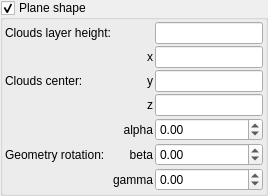
               <widget class="MyGroupBox" name="groupCheck_clouds_plane_shape">
                <property name="toolTip">
                 <string>&lt;html&gt;&lt;head/&gt;&lt;body&gt;&lt;p&gt;Enable planar cloud layer. Constrains clouds to a band around a rotated plane with a soft vertical falloff. &lt;/p&gt;&lt;p&gt;Use Height to set layer thickness, and Center/Rotation to position and tilt the layer. &lt;/p&gt;&lt;p&gt;Useful for horizon-like cloud sheets and can speed up rendering by limiting the cloud volume.&lt;/p&gt;&lt;/body&gt;&lt;/html&gt;</string>
                </property>
                <property name="title">
                 <string>Plane shape</string>
                </property>
                <property name="checkable">
                 <bool>true</bool>
                </property>
                <layout class="QVBoxLayout" name="verticalLayout_7" stretch="0">
                 <property name="spacing">
                  <number>2</number>
                 </property>
                 <property name="leftMargin">
                  <number>2</number>
                 </property>
                 <property name="topMargin">
                  <number>2</number>
                 </property>
                 <property name="rightMargin">
                  <number>2</number>
                 </property>
                 <property name="bottomMargin">
                  <number>2</number>
                 </property>
                 <item>
                  <layout class="QGridLayout" name="gridLayout_20">
                   <property name="spacing">
                    <number>2</number>
                   </property>
                   <item row="4" column="1">
                    <widget class="QLabel" name="label_121">
                     <property name="text">
                      <string>alpha</string>
                     </property>
                     <property name="alignment">
                      <set>Qt::AlignRight|Qt::AlignTrailing|Qt::AlignVCenter</set>
                     </property>
                    </widget>
                   </item>
                   <item row="6" column="2">
                    <widget class="MyDoubleSpinBox" name="spinboxd3_clouds_rotation_z">
                     <property name="sizePolicy">
                      <sizepolicy hsizetype="Minimum" vsizetype="Maximum">
                       <horstretch>0</horstretch>
                       <verstretch>0</verstretch>
                      </sizepolicy>
                     </property>
                     <property name="accelerated">
                      <bool>true</bool>
                     </property>
                     <property name="prefix">
                      <string></string>
                     </property>
                     <property name="suffix">
                      <string></string>
                     </property>
                     <property name="decimals">
                      <number>2</number>
                     </property>
                     <property name="minimum">
                      <double>-180.000000000000000</double>
                     </property>
                     <property name="maximum">
                      <double>180.000000000000000</double>
                     </property>
                     <property name="singleStep">
                      <double>1.000000000000000</double>
                     </property>
                    </widget>
                   </item>
                   <item row="1" column="0" rowspan="3">
                    <widget class="QLabel" name="label_116">
                     <property name="text">
                      <string>Clouds center:</string>
                     </property>
                    </widget>
                   </item>
                   <item row="3" column="2">
                    <widget class="MyLineEdit" name="vect3_clouds_center_z">
                     <property name="toolTip">
                      <string>Vertical position (Z axis) of the center of the clouds volume relative to the fractal.</string>
                     </property>
                    </widget>
                   </item>
                   <item row="4" column="0" rowspan="3">
                    <widget class="QLabel" name="label_120">
                     <property name="text">
                      <string>Geometry rotation:</string>
                     </property>
                    </widget>
                   </item>
                   <item row="3" column="1">
                    <widget class="QLabel" name="label_119">
                     <property name="text">
                      <string>z</string>
                     </property>
                     <property name="alignment">
                      <set>Qt::AlignRight|Qt::AlignTrailing|Qt::AlignVCenter</set>
                     </property>
                    </widget>
                   </item>
                   <item row="5" column="1">
                    <widget class="QLabel" name="label_122">
                     <property name="text">
                      <string>beta</string>
                     </property>
                     <property name="alignment">
                      <set>Qt::AlignRight|Qt::AlignTrailing|Qt::AlignVCenter</set>
                     </property>
                    </widget>
                   </item>
                   <item row="2" column="1">
                    <widget class="QLabel" name="label_118">
                     <property name="text">
                      <string>y</string>
                     </property>
                     <property name="alignment">
                      <set>Qt::AlignRight|Qt::AlignTrailing|Qt::AlignVCenter</set>
                     </property>
                    </widget>
                   </item>
                   <item row="0" column="0">
                    <widget class="QLabel" name="label_115">
                     <property name="text">
                      <string>Clouds layer height:</string>
                     </property>
                    </widget>
                   </item>
                   <item row="1" column="2">
                    <widget class="MyLineEdit" name="vect3_clouds_center_x">
                     <property name="toolTip">
                      <string>Vertical position (X axis) of the center of the clouds volume relative to the fractal.</string>
                     </property>
                    </widget>
                   </item>
                   <item row="5" column="2">
                    <widget class="MyDoubleSpinBox" name="spinboxd3_clouds_rotation_y">
                     <property name="sizePolicy">
                      <sizepolicy hsizetype="Minimum" vsizetype="Maximum">
                       <horstretch>0</horstretch>
                       <verstretch>0</verstretch>
                      </sizepolicy>
                     </property>
                     <property name="accelerated">
                      <bool>true</bool>
                     </property>
                     <property name="prefix">
                      <string></string>
                     </property>
                     <property name="suffix">
                      <string></string>
                     </property>
                     <property name="decimals">
                      <number>2</number>
                     </property>
                     <property name="minimum">
                      <double>-180.000000000000000</double>
                     </property>
                     <property name="maximum">
                      <double>180.000000000000000</double>
                     </property>
                     <property name="singleStep">
                      <double>1.000000000000000</double>
                     </property>
                    </widget>
                   </item>
                   <item row="6" column="1">
                    <widget class="QLabel" name="label_123">
                     <property name="text">
                      <string>gamma</string>
                     </property>
                     <property name="alignment">
                      <set>Qt::AlignRight|Qt::AlignTrailing|Qt::AlignVCenter</set>
                     </property>
                    </widget>
                   </item>
                   <item row="4" column="2">
                    <widget class="MyDoubleSpinBox" name="spinboxd3_clouds_rotation_x">
                     <property name="sizePolicy">
                      <sizepolicy hsizetype="Minimum" vsizetype="Maximum">
                       <horstretch>0</horstretch>
                       <verstretch>0</verstretch>
                      </sizepolicy>
                     </property>
                     <property name="accelerated">
                      <bool>true</bool>
                     </property>
                     <property name="prefix">
                      <string></string>
                     </property>
                     <property name="suffix">
                      <string></string>
                     </property>
                     <property name="decimals">
                      <number>2</number>
                     </property>
                     <property name="minimum">
                      <double>-180.000000000000000</double>
                     </property>
                     <property name="maximum">
                      <double>180.000000000000000</double>
                     </property>
                     <property name="singleStep">
                      <double>1.000000000000000</double>
                     </property>
                    </widget>
                   </item>
                   <item row="1" column="1">
                    <widget class="QLabel" name="label_117">
                     <property name="text">
                      <string>x</string>
                     </property>
                     <property name="alignment">
                      <set>Qt::AlignRight|Qt::AlignTrailing|Qt::AlignVCenter</set>
                     </property>
                    </widget>
                   </item>
                   <item row="2" column="2">
                    <widget class="MyLineEdit" name="vect3_clouds_center_y">
                     <property name="toolTip">
                      <string>Vertical position (Y axis) of the center of the clouds volume relative to the fractal.</string>
                     </property>
                    </widget>
                   </item>
                   <item row="0" column="2">
                    <widget class="MyLineEdit" name="logedit_clouds_height">
                     <property name="toolTip">
                      <string>Height above the fractal base at which the main cloud layer appears.</string>
                     </property>
                    </widget>
                   </item>
                  </layout>
                 </item>
                </layout>
               </widget>
